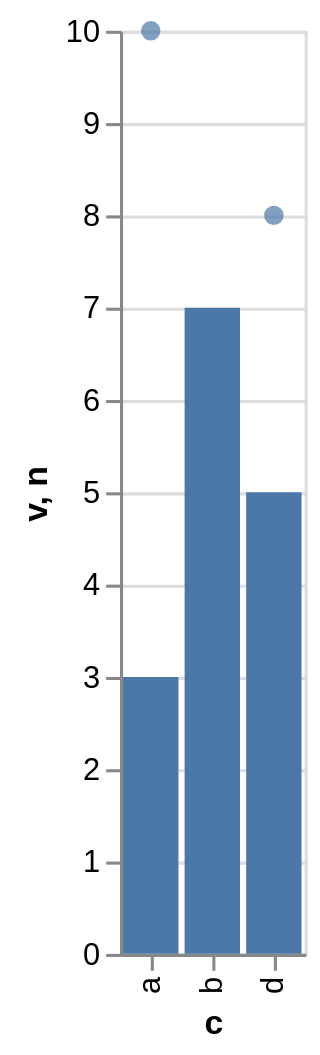

Write a Vega-Lite specification for this figure.
### Vega-Lite specification from a JSON file in a GitHub repository (floating-point values rounded to 4 significant figures)
{"$schema": "https://vega.github.io/schema/vega-lite/v6.json", "description": "Three ways of asking for a tooltip: a list, a single field, and everything.", "data": {"values": [{"c": "a", "v": 3, "n": 10}, {"c": "b", "v": 7, "n": 4}, {"c": "d", "v": 5, "n": 8}]}, "layer": [{"mark": "bar", "encoding": {"y": {"field": "v", "type": "quantitative"}, "tooltip": [{"field": "c", "type": "nominal"}, {"field": "n", "type": "quantitative", "format": ".1f"}]}}, {"mark": {"type": "point", "filled": true, "size": 40}, "encoding": {"y": {"field": "n", "type": "quantitative"}, "tooltip": {"field": "n", "type": "quantitative"}}}], "encoding": {"x": {"field": "c", "type": "nominal"}}}
